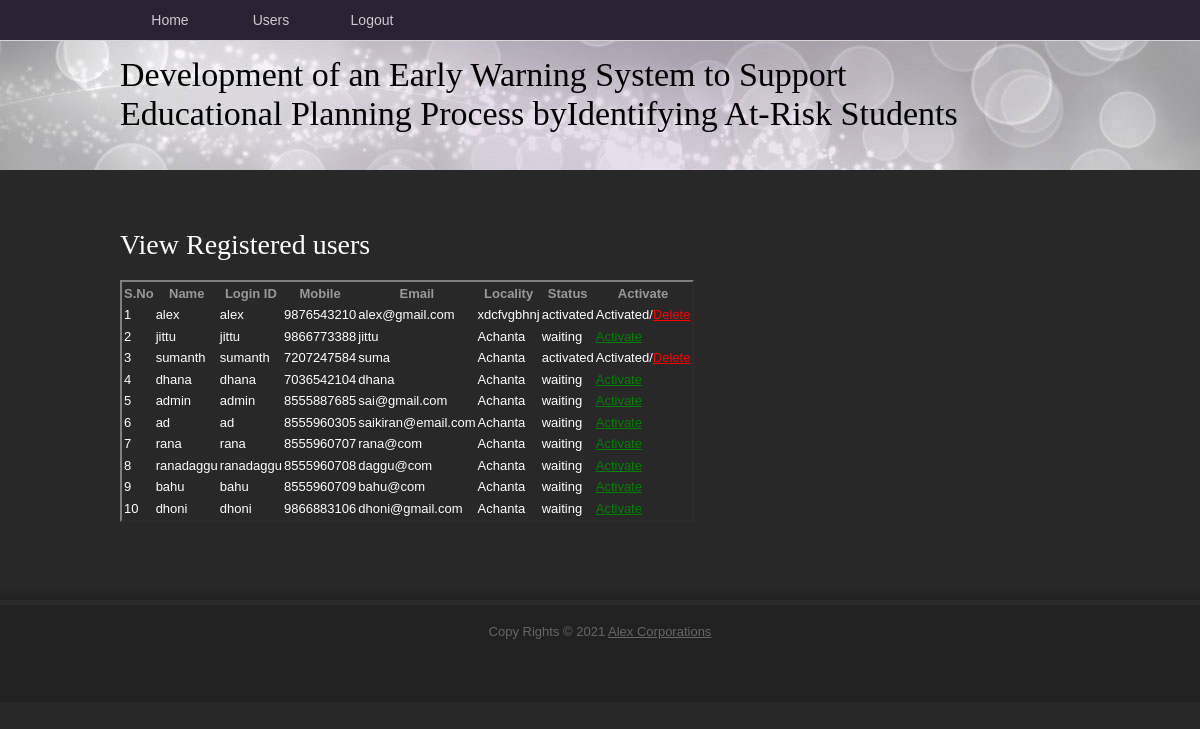
The page /AdminActivaUsers/?uid=3 on the database its author committed.
### users/models.py (models this page shows, shortened)
class UserRegistrationModel(models.Model):
    name = models.CharField(max_length=100)
    loginid = models.CharField(unique=True, max_length=100)
    password = models.CharField(max_length=100)
    mobile = models.CharField(unique=True, max_length=100)
    email = models.CharField(unique=True, max_length=100)
    locality = models.CharField(max_length=100)
    address = models.CharField(max_length=1000)
    city = models.CharField(max_length=100)
    state = models.CharField(max_length=100)
    status = models.CharField(max_length=100)
    class Meta:
        db_table = 'UserRegistrations'

### admins/views.py (the view)
# urls.py: path("AdminActivaUsers/", admins.AdminActivaUsers, name="AdminActivaUsers"),
def AdminActivaUsers(request):
    if request.method == 'GET':
        id = request.GET.get('uid')
        status = 'activated'
        print("PID = ", id, status)
        UserRegistrationModel.objects.filter(id=id).update(status=status)
        data = UserRegistrationModel.objects.all()
        return render(request, 'admins/RegisteredUsers.html', {'data': data})

### assets/templates/admins/RegisteredUsers.html (shortened to what this page needs)
{%extends 'admins/adminbase.html'%}
{%block contents%}
<div id="tooplate_main">
		<h2>View Registered users</h2>
						<p>
 <table border="2px" class="table table-hover table-dark" >
                    <thead>
                    <tr class="table-danger">
                        <th scope="col">S.No</th>
                        <th scope="col">Name</th>
                        <th scope="col">Login ID</th>
                        <th scope="col">Mobile</th>
                        <th scope="col">Email</th>
                        <th scope="col">Locality</th>
                        <th scope="col">Status</th>
                        <th scope="col">Activate</th>
                    </tr>
                    </thead>
                    <tbody>
                    {% for i in data %}
                    <tr scope="row" style="color: WHITE;">
                        <td>{{forloop.counter}}</td>
                        <td>{{i.name}}</td>
                        <td>{{i.loginid}}</td>
                        <td>{{i.mobile}}</td>
                        <td>{{i.email}}</td>
                        <td>{{i.locality}}</td>
                        <td>{{i.status}}</td>
                        {% if i.status == 'waiting' %}
                        <td><a class="btn-link" href="/AdminActivaUsers/?uid={{ i.id }}"
                               style="color:GREEN">Activate</a></td>
                        {% else %}
                        <td> Activated/<a class="btn-link" href="/DeleteUsers/?uid={{ i.id }}"
                               style="color:RED">Delete</a></td>
                        {% endif %}
                    </tr>
                    {% endfor %}
                    </tbody>
                </table>
			<div class="cleaner h40"></div>
    </div>
{%endblock%}

### assets/static/css/tooplate_style.css (style rules this page uses)
body { margin: 0; padding: 0; color: #999; font-family: Tahoma, Geneva, sans-serif; font-size: 13px; line-height: 1.5em; background-color: #282828; background-position: top; background-repeat: repeat-x }
#sub_page { background-image: url(../images/tooplate_body_sp.png); }
a, a:link, a:visited { color: #ffffff; font-weight: normal; ; }
p { margin: 0 0 10px 0; padding: 0; }
h1, h2, h3, h4, h5, h6 { color: #fff; font-weight: normal; font-family: Georgia, "Times New Roman", Times, serif }
h2 { font-size: 28px; margin: 0 0 20px; padding: 5px 0; }
.cleaner { clear: both }
.h40 { height: 40px }
#tooplate_main { clear: both; width: 960px; padding: 60px 0 20px; margin: 0 auto; }

### assets/static/css_pirobox/white/style.css (style rules this page uses)
.pirobox_content table,tbody,tr,th,td { margin:0;padding:0;border:none; }

### rows shown on the page
UserRegistrationModel: name "alex", loginid "alex", mobile "9876543210", email "alex@gmail.com", locality "xdcfvgbhnj", status "activated"
UserRegistrationModel: name "jittu", loginid "jittu", mobile "9866773388", email "jittu", locality "Achanta", status "waiting"
UserRegistrationModel: name "sumanth", loginid "sumanth", mobile "7207247584", email "suma", locality "Achanta", status "activated"
UserRegistrationModel: name "dhana", loginid "dhana", mobile "7036542104", email "dhana", locality "Achanta", status "waiting"
UserRegistrationModel: name "admin", loginid "admin", mobile "8555887685", email "sai@gmail.com", locality "Achanta", status "waiting"
UserRegistrationModel: name "ad", loginid "ad", mobile "8555960305", email "saikiran@email.com", locality "Achanta", status "waiting"
UserRegistrationModel: name "rana", loginid "rana", mobile "8555960707", email "rana@com", locality "Achanta", status "waiting"
UserRegistrationModel: name "ranadaggu", loginid "ranadaggu", mobile "8555960708", email "daggu@com", locality "Achanta", status "waiting"
UserRegistrationModel: name "bahu", loginid "bahu", mobile "8555960709", email "bahu@com", locality "Achanta", status "waiting"
UserRegistrationModel: name "dhoni", loginid "dhoni", mobile "9866883106", email "dhoni@gmail.com", locality "Achanta", status "waiting"
